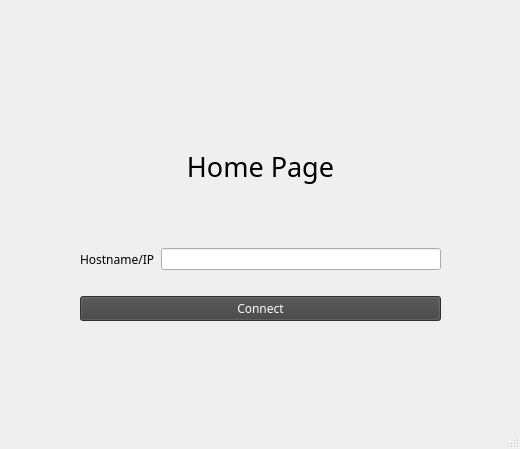
<?xml version="1.0" encoding="UTF-8"?>
<ui version="4.0">
 <class>Home</class>
 <widget class="QMainWindow" name="Home">
  <property name="geometry">
   <rect>
    <x>0</x>
    <y>0</y>
    <width>520</width>
    <height>449</height>
   </rect>
  </property>
  <property name="windowTitle">
   <string>Home</string>
  </property>
  <property name="styleSheet">
   <string notr="true">background-color: 245, 245, 245;</string>
  </property>
  <widget class="QWidget" name="centralwidget">
   <property name="styleSheet">
    <string notr="true">background-image: url(:/img/img/w.png);</string>
   </property>
   <widget class="QWidget" name="layoutWidget">
    <property name="geometry">
     <rect>
      <x>80</x>
      <y>90</y>
      <width>361</width>
      <height>231</height>
     </rect>
    </property>
    <layout class="QVBoxLayout" name="verticalLayout_2">
     <item>
      <widget class="QLabel" name="label_home">
       <property name="font">
        <font>
         <family>黑体</family>
         <pointsize>20</pointsize>
        </font>
       </property>
       <property name="layoutDirection">
        <enum>Qt::LeftToRight</enum>
       </property>
       <property name="styleSheet">
        <string notr="true">background-image: url(:/img/img/w.png);</string>
       </property>
       <property name="text">
        <string>Home Page</string>
       </property>
       <property name="alignment">
        <set>Qt::AlignCenter</set>
       </property>
      </widget>
     </item>
     <item>
      <layout class="QVBoxLayout" name="verticalLayout">
       <item>
        <layout class="QHBoxLayout" name="horizontalLayout">
         <item>
          <widget class="QLabel" name="label_address">
           <property name="font">
            <font>
             <family>黑体</family>
            </font>
           </property>
           <property name="styleSheet">
            <string notr="true">background-image: url(:/img/img/w.png);</string>
           </property>
           <property name="text">
            <string>Hostname/IP</string>
           </property>
          </widget>
         </item>
         <item>
          <widget class="QLineEdit" name="lineEdit_address">
           <property name="styleSheet">
            <string notr="true">background-image: url(:/img/img/w.png);</string>
           </property>
          </widget>
         </item>
        </layout>
       </item>
       <item>
        <spacer name="verticalSpacer">
         <property name="orientation">
          <enum>Qt::Vertical</enum>
         </property>
         <property name="sizeType">
          <enum>QSizePolicy::Fixed</enum>
         </property>
         <property name="sizeHint" stdset="0">
          <size>
           <width>20</width>
           <height>20</height>
          </size>
         </property>
        </spacer>
       </item>
       <item>
        <widget class="QPushButton" name="pushButton">
         <property name="font">
          <font>
           <family>黑体</family>
          </font>
         </property>
         <property name="styleSheet">
          <string notr="true">background-color:rgb(65, 65, 65);color:white;</string>
         </property>
         <property name="text">
          <string>Connect</string>
         </property>
        </widget>
       </item>
      </layout>
     </item>
    </layout>
   </widget>
  </widget>
  <widget class="QMenuBar" name="menubar">
   <property name="geometry">
    <rect>
     <x>0</x>
     <y>0</y>
     <width>520</width>
     <height>21</height>
    </rect>
   </property>
  </widget>
  <widget class="QStatusBar" name="statusbar">
   <property name="styleSheet">
    <string notr="true">background-image: url(:/img/img/w.png);</string>
   </property>
  </widget>
 </widget>
 <resources/>
 <connections/>
</ui>
